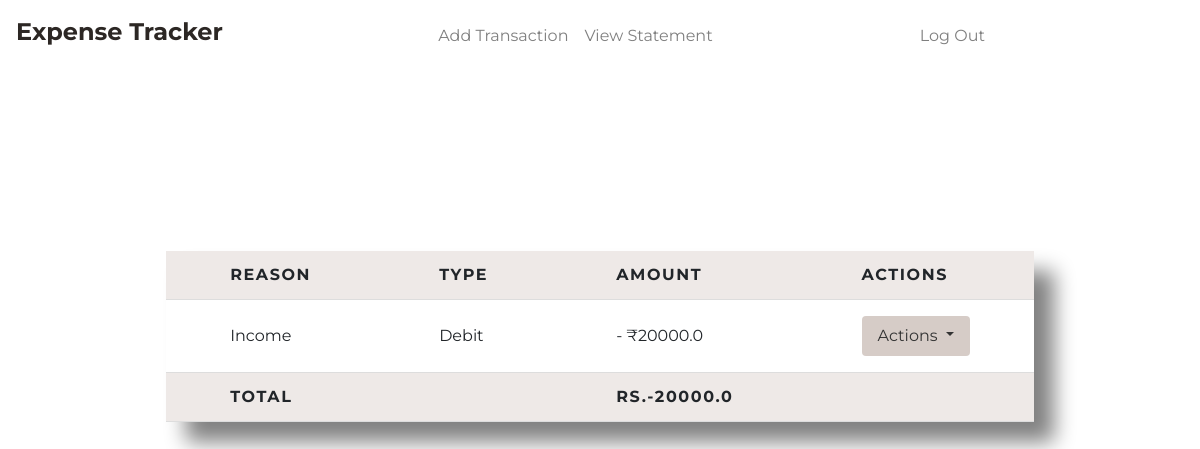
Before: /statement (signed in) with the older database file.
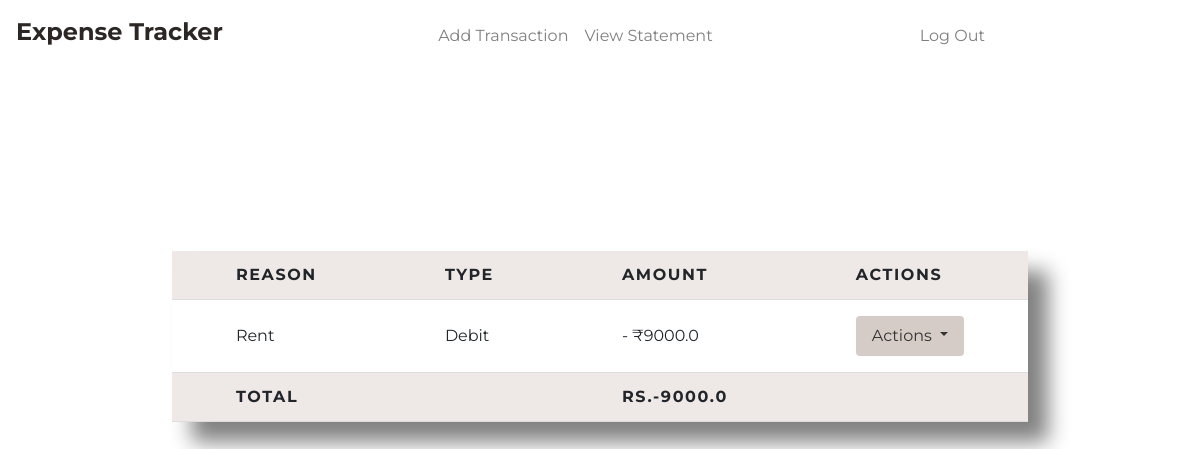
After: the same page with the newer database file.
### tables this page shows
CREATE TABLE transactions (id INTEGER PRIMARY KEY AUTOINCREMENT NOT NULL,
	 									user_id integer NOT NULL, reason type text NOT NULL,
	 									type text NOT NULL,amount double precision NOT NULL,
										timestamp timestamp NOT NULL DEFAULT CURRENT_TIMESTAMP);

### application.py (the view)
@app.route('/statement', methods=['GET'])
@login_required
def statement():
    user_id = session["user_id"]
    sql_query = "SELECT * FROM transactions WHERE user_id = :user_id"
    variables = {"user_id": user_id}
    rows = q.sql_select_query(db, sql_query, variables)
    sql_query = "SELECT balance FROM users WHERE id = :user_id"
    variables = {"user_id": user_id}
    balance_row = q.sql_select_query(db, sql_query, variables)
    balance = 0
    for record in rows:
        if record["type"] == "C":
            balance += record["amount"]
        elif record["type"] == "D":
            balance -= record["amount"]
    return render_template("statement.html", records=rows, balance=balance)

### Queries.py (called while the page is built)
def sql_select_query(conn, query, var):
	cur = conn.cursor()
	cur.execute(query,var)
	rows = cur.fetchall()
	return rows

### helper.py (called while the page is built)
def login_required(f):
	@wraps(f)
	def decorated_function(*args, **kwargs):
		if session.get("user_id") is None:
			return redirect("/login")
		return f(*args, **kwargs)
	return decorated_function

### templates/statement.html (shortened to what this page needs)
{% extends "layout.html" %}
{% block main %}
<center>
    <br>
    <br>
    <br>
    <div id="statement">
        <table id="statement-table">
            <thead>
                <th > Reason </th>
                <th > Type </th>
                <th > Amount </th>
                <th > Actions </th>
            </thead>
            <tbody>
                {% for record in records %}
                    <tr>
                        <td>{{ record.reason }}</td>
                        <td>
                            {% if 'C' == record.type %}
                                {{ "Credit" }}
                            {% else %}
                                {{ "Debit" }}
                            {% endif %}
                        </td>
                        <td>
                            {% if record.type == 'C' %}
                                {{ "+ ₹" + record.amount|string }}
                            {% else %}
                                {{ "- ₹" + record.amount|string }}
                            {% endif %}
                        </td>
                        <td>
                            <div class="dropdown">
                                <button class="btn btn-secondary dropdown-toggle" type="button" id="dropdownMenuButton" data-toggle="dropdown" aria-haspopup="true" aria-expanded="false">
                                    Actions
                                </button>
                            </div>
                        </td>
                    </tr>
                {% endfor %}
            </tbody>
            <tfoot>
                <th scope="col">Total</th>
                <th scope="col"></th>
                <th scope="col">{{ "Rs." + balance|string }}</th>
                <th scope="col"></th>
            </tfoot>
        </table>
    </div>
</center>
{% endblock %}

### templates/layout.html (shortened to what this page needs)
<!DOCTYPE html>
<html lang="en">
    <head>
        <link href="https://maxcdn.bootstrapcdn.com/bootstrap/4.1.3/css/bootstrap.min.css" rel="stylesheet">
        <link href="/static/styles.css" rel="stylesheet">
	</head>
	<body>
		<nav class="navbar navbar-expand-md navbar-light ">
            <div class="nav__header">
                <div class="nav__logo">
                    <a href="/">Expense Tracker</a>
                </div>
            </div>
            {% if session.user_id %}
            <div class="collapse navbar-collapse" id="navbar">
                    <ul class="navbar-nav mr-auto mt-2">
                        <li class="nav-item">
                            <a class="nav-link" href="/transaction">Add Transaction</a>
                        </li>
                        <li class="nav-item">
                            <a class="nav-link" href="/statement">View Statement</a>
                        </li>
                    </ul>
                    <ul class="navbar-nav mr-auto mt-2"">
                            <li class="nav-item">
                                <a class="nav-link" href="/logout">Log Out</a>
                            </li>
                    </ul>
                {% endif %}
            </div>
        </nav>
        <main>
            {% block main %} {% endblock %}
        </main>
	</body>
</html>

### static/styles.css (style rules this page uses)
:root { --primary-color: #d6ccc7; --text-dark: #2c2724; --white: #ffffff; --max-width: 1200px; }
* { padding: 0; margin: 0; box-sizing: border-box; }
.btn { outline: none; border: none; transition: 0.3s; cursor: pointer; }
a { text-decoration: none; transition: 0.3s; }
body { font-family: "Montserrat", sans-serif; }
nav { position: fixed; isolation: isolate; width: 100%; z-index: 9; }
.nav__header { padding: 1rem; width: 100%; display: flex; align-items: center; justify-content: space-between; background-color: var(--text-dark); }
.nav__logo a { font-size: 1.5rem; font-weight: 700; color: var(--white); }
#statement { display: grid; height: 50vh; justify-content: center; align-items: center; }
#statement-table { width: 100%; border-collapse: collapse; box-shadow: 20px 20px 20px 0.1px grey; border-spacing: 0; }
#statement-table th, #statement-table td { padding: 1rem 4rem; text-align: left; border-bottom: 1px solid #ddd; }
#statement-table th { padding: 0.75rem 4rem; background-color: #eee9e7; font-weight: bold; letter-spacing: 0.1rem; text-transform: uppercase; }
.dropdown-toggle { background-color: #d6ccc7; color: #333; border: none; padding: 8px 16px; border-radius: 4px; cursor: pointer; }
@media (width > 768px) { nav { position: static; padding: 2rem 1rem; max-width: var(--max-width); margin-inline: auto; display: flex; align-items: center; justify-content: space-between; gap: 2rem; } }
@media (width > 768px) { .nav__header { flex: 1; padding: 0; background-color: transparent; } }
@media (width > 768px) { .nav__logo a { color: var(--text-dark); } }

Changed rows visible on the page:
removed transactions: reason "Income", value "Debit", amount "- ₹20000.0"
added transactions: reason "Rent", value "Debit", amount "- ₹9000.0"
Other visible differences:
{{ "Rs." + balance|string }}: "RS.-20000.0" → "RS.-9000.0"
